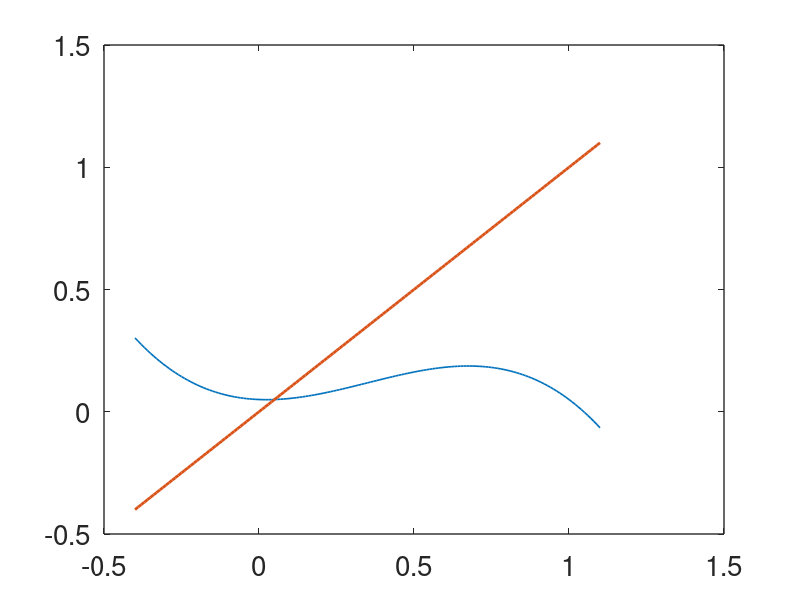

This chart was generated by the following MATLAB code: (Note: this script raises an error after producing the figure.)
%  FHN adjoint solution
function fhn_adjoint_solution
set(0,                           ...
   'defaultaxesfontsize', 20,   ...
   'defaultaxeslinewidth', 1.0, ...
   'defaultlinelinewidth', 1.2, ...
   'defaultpatchlinewidth', 0.7);

global alpha eps I v0 Sv Tsv period dir

% parameters
 alpha = 0.05;
 eps = 0.01;
 I = 5;

% first make a phase portrait
vmin = -0.4;
vmx = 1.1;

v =[vmin:.01:vmx];
f = cubic(v);
ff = f+eps*I;
figure(1)
plot(v,ff,v,v,'linewidth',2)

hold on
% set up the differential equation solve

tstep = 0.01; % integration step size
t_end =100; % length of  interval; run for a long time
tspan = [0:tstep:t_end];

 % initial data for integration
 s = [0,0.04];
   
[T,S] = ode15s(@deRHS,tspan,s); 
 
% use the last values to start again, this time stopping when the initial
% values of v and w repeat.

v0=S(end,1);
w0 = S(end,2);

s = [v0,w0];
t=0;
s_prime=deRHS(t,s)
dir = sign(s_prime(1))
stop_cond = odeset('Events',@stopping); 

[Tsv,Sv] = ode15s(@deRHS,tspan,s,stop_cond); 
 
 period = Tsv(end);
  
 figure(1)
 plot(Sv(:,1),Sv(:,2),'linewidth',2)
 xlabel('v','fontsize',20)
 ylabel('w','fontsize',20)
 title('Periodic solution - phase portrait','fontsize',20)
 axis([vmin vmx 0 max(f)])
 hold off
 
 figure(2)
 plot(Tsv,Sv(:,1),Tsv,Sv(:,2),'linewidth',2)
  axis([0 period  -0.4 1 ])
  legend('v','w','fontsize',18)
  
% this is the periodic solution
 
% now solve the adjoint equation

s = [0,10]; %initial values
  tstep = -0.001; % integration step size, backwards in time 
t_end =25*period; % length of  interval  a multiple of the period
tspan = [0:tstep:-t_end];   %integrate backwards in time
[Ta,Sa] = ode15s(@deadj_RHS,tspan,s);

% now take the final values and integrate through one more period to find
% the periodic solution

s = [Sa(end,1),Sa(end,2)]; %initial values
tstep = -0.01*period; % integration step size, backwards in time 
t_end =period; % length of  interval  a multiple of the period
tspan = [0:tstep:-period];   %integrate backwards in time
[Ta,Sa] = ode15s(@deadj_RHS,tspan,s);

% figure(2)
% plot(Sa(:,1),Sa(:,2),'linewidth',2)
% xlabel('V','fontsize',20)
% ylabel('W','fontsize',20)
figure(3)
plot(Ta+period,Sa(:,1),Ta+period,Sa(:,2),'linewidth',2)
legend('Va','Wa','fontsize',18)
xlabel('T','fontsize',20)
axis([0 period -30 5])
% check the identity
for j = 1:length(Ta)
   [vt,wt]=  eval_soln(Ta(j))
    FF= deRHS(Ta(j),[vt,wt])
Fvs(j) = FF(1);
Fws(j) = FF(2);
end
id = Fvs'.*Sa(:,1)+Fws'.*Sa(:,2);

figure(4)
plot(Ta+period,id)

% id is supposed to be a constant, but since it is not exactly constant,
% find its average value
idm=mean(id)
figure(4)
plot(Ta+period,id,Ta+period,idm*ones(length(Ta),1),'--','linewidth',2)

%idm is the normalization constant
 
%Define the condition under which to stop the integration 
function [value, isterminal, direction] = stopping(x,y)
global v0 dir
value = [y(1)-v0];  %v0 is the starting value; stop whep the starting value repeats
isterminal = [1];
direction = [dir];
 
function s_prime=deRHS(t,s)  % right hand side for ode system
global alpha eps I
  
 v= s(1);
 w = s(2);

 Fv = (cubic(v)-w)/eps +I;
 Fw = v-w;

s_prime = [Fv; Fw];

function f = cubic(v)
global alpha
f = v.*(v-1).*(alpha-v);
 
function s_prime=deadj_RHS(t,s)  % right hand side for adjoint ode system
global eps 
  
 va= s(1);
 wa = s(2);

 [vt,wt] = eval_soln(t);
 Fva = -cubic_prime(vt)/eps*va-wa; 
 Fwa = va/eps+wa;

s_prime = [Fva; Fwa];

%this evaluates the periodic solution via linear interpolation
function [vt,wt] = eval_soln(t)
global period Tsv Sv
T = mod(t,period);  
tdx = find(Tsv>=T);
ndx = min(tdx);
if (ndx==1)
vt = Sv(1,1);
wt = Sv(1,2);

else
    t0 = Tsv(ndx-1);
    t1 = Tsv(ndx);
    v0 = Sv(ndx-1,1);
    v1 = Sv(ndx,1);
    w0 = Sv(ndx-1,2);
    w1 = Sv(ndx,2);
    vt = v1*(T-t0)/(t1-t0) + v0*(T-t1)/(t0-t1);
    wt = w1*(T-t0)/(t1-t0) + w0*(T-t1)/(t0-t1);
end

function fp = cubic_prime(v)
global alpha
fp = -3*v.^2+2*(alpha+1)*v-alpha;
